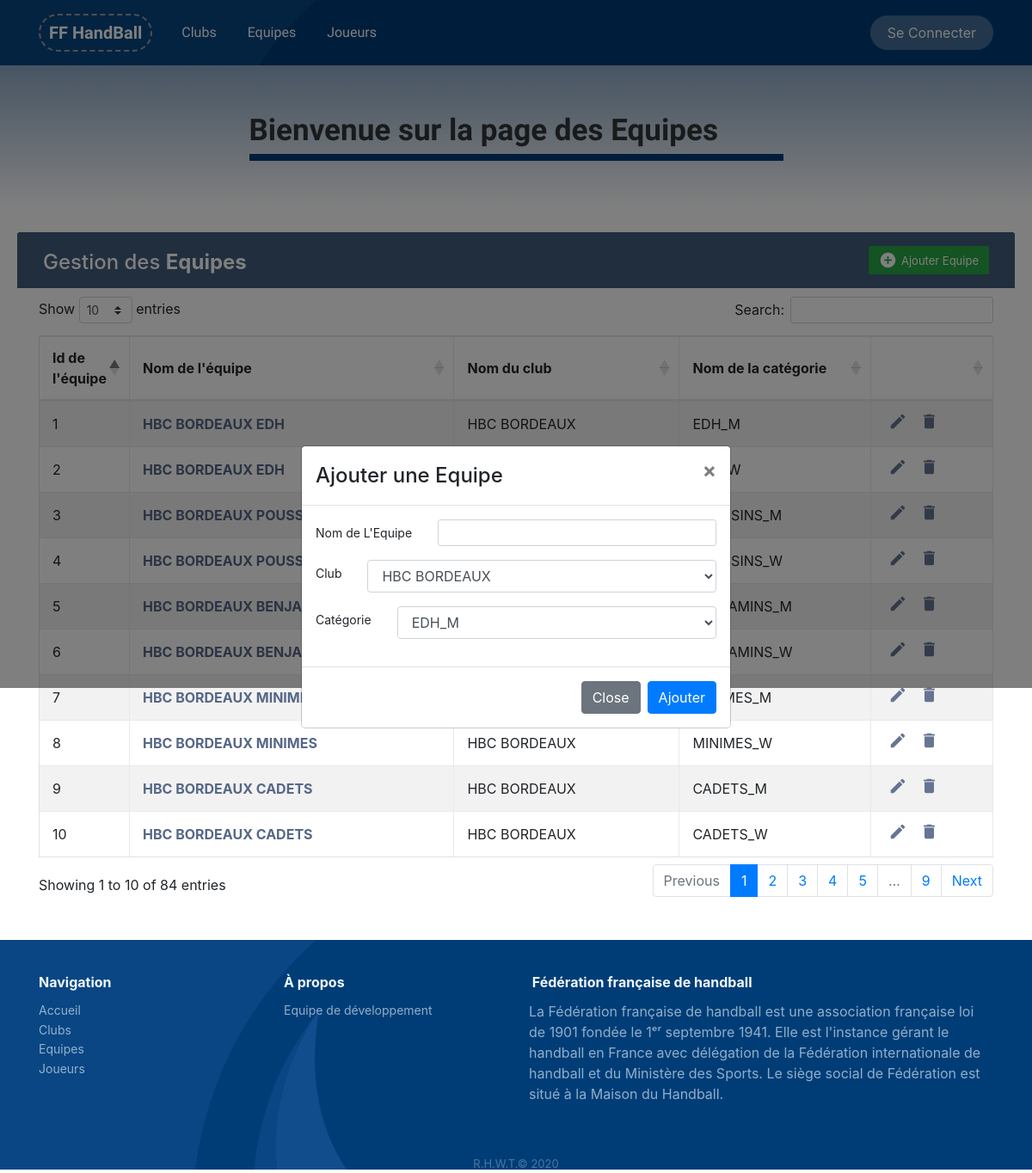
The page /Interface/equipes.php?new=true on the database its author committed.
### tables this page shows
create table EQUIPE
(
    ID_EQUIPE             INT           not null  auto_increment,
    ID_CATEGORIE          INT           not null,
    ID_CLUB               INT           not null,
    NOM_EQUIPE            CHAR(30)      not null,
    constraint pk_equipe primary key (ID_EQUIPE)
);

create table CLUB
(
    ID_CLUB             INT             not null  auto_increment,
    NOM_CLUB            CHAR(30)        not null,
    DATE_CREATION       INT                     ,
    constraint pk_club primary key (ID_CLUB)
);

create table CATEGORIE
(
    ID_CATEGORIE         INT             not null auto_increment,
    NOM_CATEGORIE        CHAR(30)        not null,
    MIN_AGE              INT                     ,
    MAX_AGE              INT                     ,
    SEXE                 CHAR(10)                ,
    constraint pk_categorie primary key (ID_CATEGORIE)
);

### Interface/equipes.php (the view, shortened to what this page needs)
<?php
include "header.php";
include "connect.php";
?>
<div class="highlight-phone" style="width: 1920;height: auto;background: linear-gradient(rgba(10,70,131,0.46), white);margin: auto;padding-right: auto;">
    <h2 style="height: auto;width: 621px;border-bottom: 8px solid rgb(0,61,119);font-family: 'Allerta Stencil', sans-serif;font-size: 35px;margin: auto;"><strong>Bienvenue sur la page des Equipes</strong><br></h2>
</div>
<?php
function getAddForm($connection) {
    $requete1 = "SELECT ID_CLUB, NOM_CLUB
                from CLUB;";
    $requete2 = "SELECT ID_CATEGORIE, NOM_CATEGORIE
                from CATEGORIE;";
    echo "<div class=\"modal fade\" id=\"unique_modal\" tabindex=\"-1\" role=\"dialog\" aria-labelledby=`\"exampleModalCenterTitle\" aria-hidden=\"false\">";
    echo "<div class=\"modal-dialog modal-dialog-centered\" role=\"document\">";
    echo "<div class=\"modal-content\">";
    echo "<div class=\"modal-header\">";
    echo "<h4 class=\"modal-title\" id=\"modal_title\">Ajouter une Equipe</h4>";
    echo "<button type=\"button\" class=\"close\" data-dismiss=\"modal\" aria-label=\"Close\">";
    echo "<span aria-hidden=\"true\">&times;</span>";
    echo "</button>";
    echo "</div>";
    echo "<form method=\"post\" action=\"gestionEquipe.php?new=true\">";
    echo "<div class=\"modal-body\">";
    echo "<div class=\"form-group row\">";
    echo "<label  class=\"col-auto col-form-label col-form-label-sm\">Nom de L'Equipe</label>";
    echo "<div class=\"col\">";
    echo "<input name='nom' type=\"text\" class=\"form-control form-control-sm\" \" >";
    echo "</div>";
    echo "</div>";
    if($res1 = $connection->query($requete1)) {
    echo "<div class=\"form-group row\">
            <label  class=\"col-auto col-form-label col-form-label-sm\">Club</label>
            <div class=\"col\">
            <select class=\"form-control\" name='club' id=\"club_select\">";
    while ($club = $res1->fetch_assoc()) {
            echo "<option value=".$club["ID_CLUB"].">".$club["NOM_CLUB"]."</option>";
    }
    echo   "</select>
            </div>
            </div>";
    }
    if($res2 = $connection->query($requete2)) {
    echo "<div class=\"form-group row\">
            <label  class=\"col-auto col-form-label col-form-label-sm\">Catégorie</label>
            <div class=\"col\">
            <select class=\"form-control\" name='cat' id=\"club_select\">";
    while ($cat = $res2->fetch_assoc()) {
            echo "<option value=".$cat["ID_CATEGORIE"].">".$cat["NOM_CATEGORIE"]."</option>";
    }
    echo   "</select>
            </div>
            </div>";
    }
    echo "</div>";
    echo "<div class=\"modal-footer\">";
    echo "<button type=\"button\" class=\"btn btn-secondary\" data-dismiss=\"modal\">Close</button>";
    echo "<button type=\"submit\" class=\"btn btn-primary\">Ajouter";
    echo "</div>";
    echo "</form>";
    echo "</div>";
    echo "</div>";
    echo "</div>";
}
function showAllEquipes($connection) {
    $requete="select E.ID_EQUIPE as ID, E.NOM_EQUIPE as NOM, C.NOM_CLUB as CLUB, G.NOM_CATEGORIE as CAT
            from (EQUIPE E inner join CLUB C on E.ID_CLUB = C.ID_CLUB)
            inner join CATEGORIE G on G.ID_CATEGORIE = E.ID_CATEGORIE;";
    if($res = $connection->query($requete)) {
        echo "
            <div class=\"table-title\">
				<div class=\"row\" >
					<div class=\"col\">
						<h2>Gestion des <b> Equipes</b></h2>
					</div>
					<div class=\"col-2 order-2\" style=\"width:50\">
						<a href=\"equipes.php?new=true\" class=\"btn btn-success\"><i class=\"material-icons\">&#xE147;</i> <span>Ajouter Equipe</span></a>
					</div>
				</div>
			</div>
        ";
        echo "<table id=\"default_table\" style=\"width:100%\" class=\"table table-striped table-bordered\">";
        echo "<thead>";
        echo "<tr>";
        echo "<th> Id de l'équipe </th>";
        echo "<th> Nom de l'équipe </th>";
        echo "<th> Nom du club </th>";
        echo "<th> Nom de la catégorie </th>";
        echo "<th>  </th>";
        echo "</tr>";
        echo "</thead>";
        echo "<tbody>";
        while ($equipe = $res->fetch_assoc()) {
            echo "<tr>";
            echo "<td>".$equipe["ID"]."</td>";
            echo "<td> <a href=\"equipes.php?id_equipe=".$equipe["ID"]."\" > ".$equipe["NOM"]." </a></td>";
            echo "<td>".$equipe["CLUB"]."</td>";
            echo "<td>".$equipe["CAT"]."</td>";
            echo "<td>  <a href=\"equipes.php?id_equipe=".$equipe["ID"]."&amp;edit=enter\"><i class=\"material-icons\">edit</i></a>
                        <a href=\"equipes.php?id_equipe=".$equipe["ID"]."&amp;delete=true\"><i class=\"material-icons\">delete</i></a></td>";
            echo "</tr>";
      }
      echo "</tbody>";
      echo "</table>";
  }
}
?>
<?php
    if(isset($_GET["new"]))
        getAddForm($connection);
?>
<div class="container py-5">
    <?php
        showAllEquipes($connection);
    ?>
</div>
<?php
include "footer.php";
?>

### Interface/assets/css/Highlight-Phone.css (style rules this page uses)
.highlight-phone { color: #313437; background-color: #eef4f7; padding: 50px 0 55px; overflow: hidden; }
.highlight-phone h2 { font-weight: bold; margin-bottom: 35px; line-height: 1.5; padding-top: 0; margin-top: 0; color: inherit; }

### Interface/assets/css/table.css (style rules this page uses)
.table-title { padding-bottom: 15px; background: #435d7d; color: #fff; padding: 16px 30px; min-width: 100%; margin: -20px -25px 10px; border-radius: 3px 3px 0 0; }
.table-title h2 { margin: 5px 0 0; font-size: 24px; }
.table-title .btn { color: #fff; float: right; font-size: 13px; border: none; min-width: 50px; border-radius: 2px; border: none; outline: none !important; margin-left: 10px; }
.table-title .btn i { float: left; font-size: 21px; margin-right: 5px; }
.table-title .btn span { float: left; margin-top: 2px; }
table.table tr th, table.table tr td { border-color: #e9e9e9; padding: 12px 15px; vertical-align: middle; }
table.table tr th:first-child { width: 60px; }
table.table tr th:last-child { width: 100px; }
table.table-striped tbody tr:nth-of-type(odd) { background-color: #fcfcfc; }
table.table td:last-child i { opacity: 0.9; font-size: 22px; margin: 0 5px; }
table.table td a { font-weight: bold; color: #566787; display: inline-block; text-decoration: none; outline: none !important; }
table.table td i { font-size: 19px; }

### rows shown on the page
equipe: ID_EQUIPE "1", NOM_EQUIPE "HBC BORDEAUX EDH", ID_CLUB.NOM_CLUB "HBC BORDEAUX", ID_CATEGORIE.NOM_CATEGORIE "EDH_M"
equipe: ID_EQUIPE "2", NOM_EQUIPE "HBC BORDEAUX EDH"
equipe: ID_EQUIPE "3", NOM_EQUIPE "HBC BORDEAUX POUSSINS", ID_CATEGORIE.NOM_CATEGORIE "POUSSINS_M"
equipe: ID_EQUIPE "4", NOM_EQUIPE "HBC BORDEAUX POUSSINS", ID_CATEGORIE.NOM_CATEGORIE "POUSSINS_W"
equipe: ID_EQUIPE "5", NOM_EQUIPE "HBC BORDEAUX BENJAMINS", ID_CATEGORIE.NOM_CATEGORIE "BENJAMINS_M"
equipe: ID_EQUIPE "6", NOM_EQUIPE "HBC BORDEAUX BENJAMINS", ID_CATEGORIE.NOM_CATEGORIE "BENJAMINS_W"
equipe: ID_EQUIPE "7", NOM_EQUIPE "HBC BORDEAUX MINIMES", ID_CATEGORIE.NOM_CATEGORIE "MINIMES_M"
equipe: ID_EQUIPE "8", NOM_EQUIPE "HBC BORDEAUX MINIMES", ID_CLUB.NOM_CLUB "HBC BORDEAUX", ID_CATEGORIE.NOM_CATEGORIE "MINIMES_W"
equipe: ID_EQUIPE "9", NOM_EQUIPE "HBC BORDEAUX CADETS", ID_CLUB.NOM_CLUB "HBC BORDEAUX", ID_CATEGORIE.NOM_CATEGORIE "CADETS_M"
equipe: ID_EQUIPE "10", NOM_EQUIPE "HBC BORDEAUX CADETS", ID_CLUB.NOM_CLUB "HBC BORDEAUX", ID_CATEGORIE.NOM_CATEGORIE "CADETS_W"

### other values the page prints
form field club "HBC BORDEAUX"
form field cat "EDH_M"
